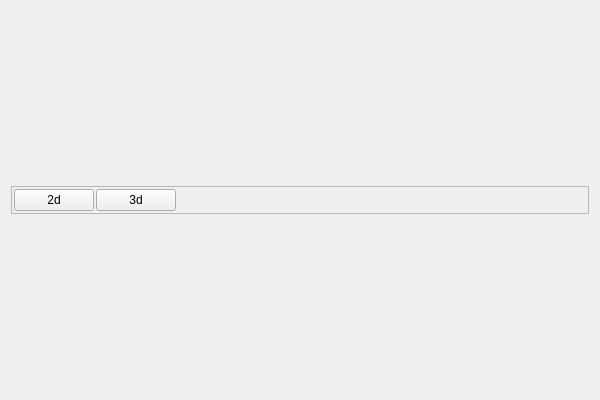
<?xml version="1.0" encoding="UTF-8"?>
<ui version="4.0">
 <class>MainwindowClass</class>
 <widget class="QWidget" name="MainwindowClass">
  <property name="geometry">
   <rect>
    <x>0</x>
    <y>0</y>
    <width>600</width>
    <height>400</height>
   </rect>
  </property>
  <property name="windowTitle">
   <string>Mainwindow</string>
  </property>
  <layout class="QGridLayout" name="gridLayout_2">
   <item row="1" column="0">
    <layout class="QGridLayout" name="gridLayout"/>
   </item>
   <item row="0" column="0">
    <widget class="QFrame" name="frame">
     <property name="sizePolicy">
      <sizepolicy hsizetype="Preferred" vsizetype="Fixed">
       <horstretch>0</horstretch>
       <verstretch>0</verstretch>
      </sizepolicy>
     </property>
     <property name="frameShape">
      <enum>QFrame::StyledPanel</enum>
     </property>
     <property name="frameShadow">
      <enum>QFrame::Raised</enum>
     </property>
     <layout class="QHBoxLayout" name="horizontalLayout">
      <property name="spacing">
       <number>2</number>
      </property>
      <property name="leftMargin">
       <number>2</number>
      </property>
      <property name="topMargin">
       <number>2</number>
      </property>
      <property name="rightMargin">
       <number>2</number>
      </property>
      <property name="bottomMargin">
       <number>2</number>
      </property>
      <item>
       <widget class="QPushButton" name="pushButton_2d">
        <property name="text">
         <string>2d</string>
        </property>
       </widget>
      </item>
      <item>
       <widget class="QPushButton" name="pushButton_3d">
        <property name="text">
         <string>3d</string>
        </property>
       </widget>
      </item>
      <item>
       <spacer name="horizontalSpacer">
        <property name="orientation">
         <enum>Qt::Horizontal</enum>
        </property>
        <property name="sizeHint" stdset="0">
         <size>
          <width>419</width>
          <height>20</height>
         </size>
        </property>
       </spacer>
      </item>
     </layout>
    </widget>
   </item>
  </layout>
 </widget>
 <layoutdefault spacing="6" margin="11"/>
 <resources/>
 <connections/>
</ui>
